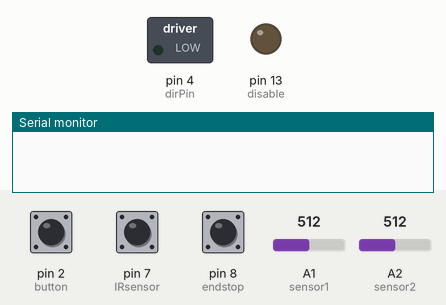
Bench run of a sketch on a simulated Arduino Uno, built with avr-gcc and run on an emulated ATmega328P. On the bench: switched loads named in the sketch (green lamp = pin HIGH), output pins drawn as LEDs (lit = HIGH), the last lines printed to the serial monitor. The test bench sets the inputs (shaded band); at power-on: pin 8 (endstop) HIGH, A1 (sensor1) = 512, pin 7 (IRsensor) LOW, pin 2 (button) HIGH, A2 (sensor2) = 512.

Above: at 0.8 s.
0.9 s: pin 8 (endstop) pulled LOW for 0.15 s
At 2.2 s:
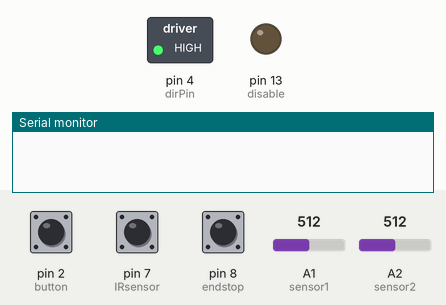
3.4 s: A1 (sensor1) set to 740
4.9 s: A1 (sensor1) set to 766
At 5.7 s:
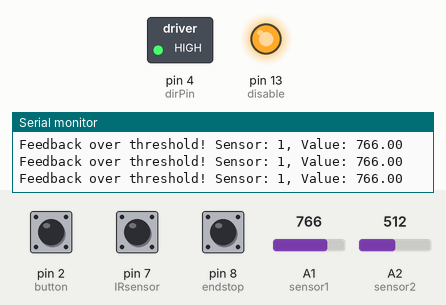
6.4 s: pin 7 (IRsensor) driven HIGH
At 7.6 s:
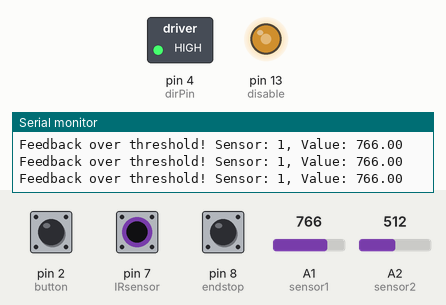
7.9 s: pin 7 (IRsensor) driven LOW
At 9.1 s:
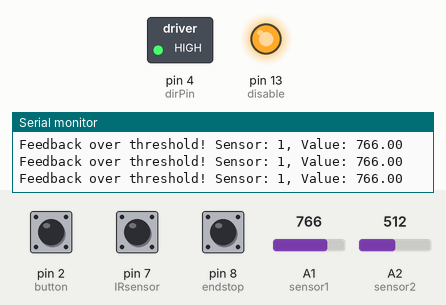
9.4 s: pin 7 (IRsensor) pulsed HIGH 2 times (0.12 s each, 0.3 s apart)
At 9.65 s:
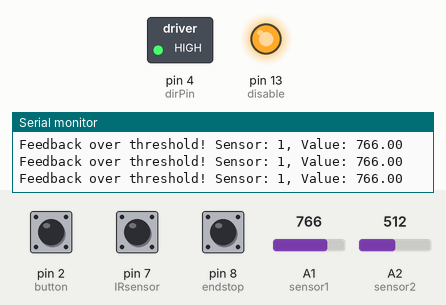
Timing chart, 0 to 12.4 s (numbered marks = the images above; inputs shaded):
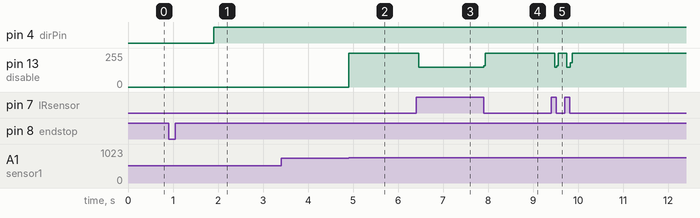

Measured:
- the behaviour switches between 750 and 751 on A1 (sensor1) (found by bisection; images 1 and 2)
- after the input at 0.9 s, pin 4 (dirPin): LOW → HIGH after 1.0 s
- after the input at 3.4 s, every drawn part: stays the same
- after the input at 4.9 s, pin 13 (disable): 0/255 → 255/255 at once
- after the input at 6.4 s, pin 13 (disable): 255/255 → 149/255 after 0.06 s
- after the input at 7.9 s, pin 13 (disable): 149/255 → 255/255 at once
- after the input at 9.4 s, pin 13 (disable): 255/255 → 149/255 after 0.35 s, → 255/255 0.08 s later

The sketch:

futurice-piston-hand2.ino
```cpp
// #### PINS ####
// Pins for motor control
int motorPin = 12;
int disable = 13;     // activate so that the motor does not run when it is at idle state
int dirPin = 4;       // dir = 0 for openning the hand, dir = 1 for closing the hand

// Pin number for the activation button
int button = 2;

// Pin numbers for the sensors and endstops
int sensor1 = A1;     // pressure sensor
int sensor2 = A2;     //pressure sensor

int endstop = 8;
int IRsensor = 7;


bool grasped = false; // indicator if the hand is running

// #### PARAMETERS ####
// Min and max and position of motor (unused for now)
int min = 0;
int max = 9500;
int pos = 0;

// Step size and delay. Increase step and/or lower delay for faster movement.
int step = 10;
int wait = 2;
bool calibrated = false;

// Pressure sensor threshold (in newtons)
double pressureThreshold = 750;

bool dir = false;
bool closed = false;      // for tracking if claw is now closed or open.
bool idleState = false;   // The piston is at an offset position from the bottom.

void setup() {
  // Init serial for debugging
  Serial.begin(9600);

  // Set pinmodes for led, button and sensors
  pinMode(button,INPUT_PULLUP);
  pinMode(dirPin, OUTPUT);
  pinMode(LED_BUILTIN,OUTPUT);
  pinMode(sensor1,INPUT);
  pinMode(sensor2,INPUT);
  pinMode(endstop, INPUT_PULLUP);
  pinMode(IRsensor, INPUT);
  pinMode(disable, OUTPUT);
  calibrate();
  calibrated = true;
  digitalWrite(disable, true);
}

// Function for reading the pressure sensors' values.
// Return true if all readings below threshold, false if over
bool readPressureSensors(){
  double value = 0;
  for(int i = 1; i <= 2; i++){
    switch(i){
      case 1:
        value = analogRead(sensor1);
 //       Serial.print("Sensor value: "+ String(value)+" Pos: "+String(pos)+"\n");
        break;
      case 2:
        value = analogRead(sensor2);
        break;
    }
    // TODO: Do the required math/magic to change read value to something sensible
//    Serial.print("Sensor "+String(i)+" value: "+String(value)+"\n");
    if(value > pressureThreshold){
      Serial.print("Feedback over threshold! Sensor: "+String(i)+", Value: "+String(value)+"\n");
      return false;
    }
  }
  return true;
}

// Read the endstop status. Return false if piston should stop
bool readEndStops(){
  if(!digitalRead(endstop) && !dir){
    return false;
  }
  return true;
}

// Start grasping if an object is detected by the IR sensor. Return false if the piston should stop
bool readIRSensor(){
  if (!digitalRead(IRsensor)){
    return true;
  }
  return false;
}

// Implement feedback here, return false if fingers should stop
bool feedback(){
  if(!readPressureSensors()){
    grasped = 1;
    return false;
  }
  else if(!readEndStops()){   // TODO: add calls to other reading functions to statement as more sensors are added
    return false;
  }
  return true;
}

// set stepper to (global variable pos)
void move(){

  if(dir && calibrated && pos < 3000){
    // The piston run to offset position
    idleState = false;
    pos += step;
    digitalWrite(dirPin, HIGH);
  }
  else if(dir && calibrated && pos >= 3000 && pos < 3005){
    // The piston stop at the offset position
    idleState = true;
    pos += step;
  }
  else if(dir && calibrated && pos > 3005){
    // The piston runs to grasp the object
    idleState = false;
    pos += step;
    digitalWrite(dirPin, HIGH);
  }
  else if (!dir && !calibrated){
    // The piston runs calibration
    idleState = false;
    grasped = false;
    pos -= step;
    digitalWrite(dirPin, LOW);
  }
  else if(!dir && calibrated){
    // The piston runs to the offset position
    if (pos >=3000){
      idleState = false;
      grasped = false;
      pos -= step;
      digitalWrite(dirPin, LOW);
    }
    else{
      digitalWrite(disable,true);
      idleState = true;
      grasped = false;
    }
  }

  for(int i = 0; i <= step ; i++){
    digitalWrite(motorPin, HIGH);

    delay(wait);

    digitalWrite(motorPin, LOW);
  }
//  Serial.print("Pos: "+String(pos)+"\n");
}

void calibrate(){
  dir = false;
  while(readEndStops()){
 //   Serial.print("read end stop");
 //   Serial.println(readEndStops());
        move();
  }
  delay(1000);
  pos = 0;
}

bool checkpos(){
  if(pos < max){
    return true;
  }
  grasped = true;
  return false;
}

// Control loop
void loop() {


    // Detecting object
    if(readIRSensor()){
//      Serial.print("IR ");
//      Serial.print(readIRSensor());

      dir = 1;

      // If an object presnts, the piston closes until at maximum position or until feedback says to stop
      while(feedback() && readIRSensor() && !grasped && checkpos()){
        idleState = false;
        digitalWrite(disable,false);
        move();
      }

      // When the object is already grasped, press the button to release the fingers.
      if (digitalRead(button) == LOW && grasped){

        // CRUSH CODE
        for(int i = 0; !digitalRead(button) ; i++){
          delay(50);
          if(i > 20){
            Serial.print("Would you kindly release the button to...\n");
            Serial.print("CRUSH, MAIM, DESTROY!\n");
            while(!digitalRead(button)){ /* DO NOTHING */}
            digitalWrite(disable,false);
            Serial.print("Crushing...\n");
            while(checkpos() && digitalRead(button)){
              move();
            }
            Serial.print("Object crushed!\n");
            while(digitalRead(button)){ /* DO NOTHING */}
            break;
          }
        }
        // END OF CRUSH CODE

        digitalWrite(disable,false);
        dir = 0;
        while(!idleState){
          move();
        }
      }
      digitalWrite(disable,true);
    }
    else {
      // Change the direction to move to offset position
      if (!dir){
        dir = 1;
      }
      else if (dir){
        dir = 0;
      }
      digitalWrite(disable,false);

      // Move the piston to the offset position when there is no object or when the button is pressed to release the fingers
      while(!readIRSensor() && !idleState){
        move();
      }
      digitalWrite(disable,true);
    }
}
```
